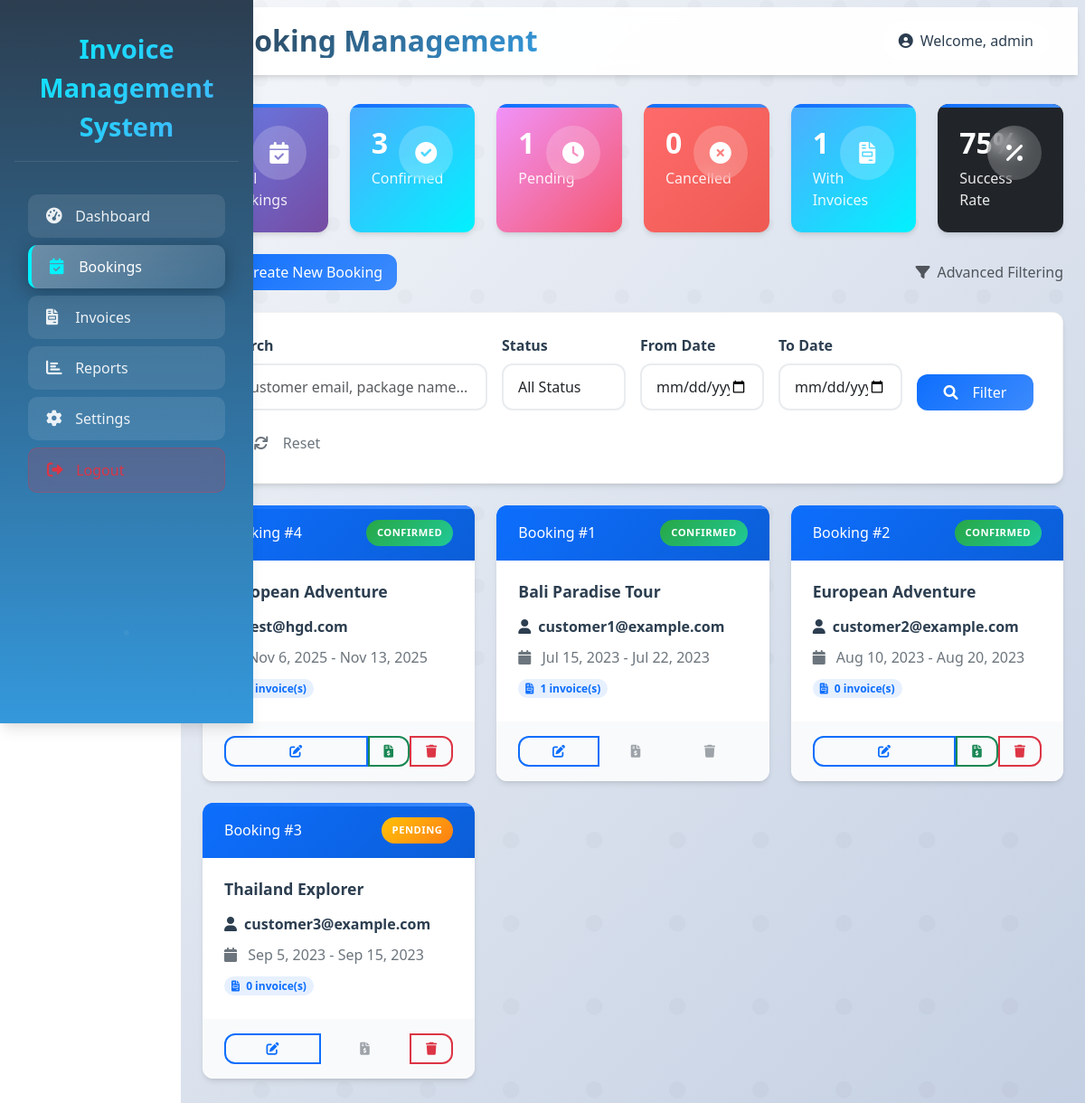
The page /bookings.php (signed in) on the database its author committed.
### tables this page shows
CREATE TABLE `booking` (
  `booking_id` int(11) NOT NULL,
  `user_email` varchar(100) NOT NULL,
  `package_id` int(11) NOT NULL,
  `package_name` varchar(255) NOT NULL,
  `from_date` date NOT NULL,
  `to_date` date NOT NULL,
  `status` enum('pending','confirmed','cancelled') DEFAULT 'pending',
  `created_at` timestamp NOT NULL DEFAULT current_timestamp()
);

### config.php (called while the page is built, shortened)
<?php
function isAdmin() {
    return isset($_SESSION['role']) && $_SESSION['role'] === 'admin';
}
?>

### bookings.php (the view, shortened to what this page needs)
<?php
require_once 'config.php';
$params = [];
$where_sql = '';
$bookings = $pdo->prepare("
    SELECT b.*,
           (SELECT COUNT(*) FROM invoice i WHERE i.booking_id = b.booking_id) as invoice_count
    FROM booking b
    $where_sql
    ORDER BY b.created_at DESC
");
$bookings->execute($params);
$bookings = $bookings->fetchAll(PDO::FETCH_ASSOC);
$total_bookings = count($bookings);
$confirmed_bookings = count(array_filter($bookings, function($booking) { return $booking['status'] == 'confirmed'; }));
$pending_bookings = count(array_filter($bookings, function($booking) { return $booking['status'] == 'pending'; }));
$cancelled_bookings = count(array_filter($bookings, function($booking) { return $booking['status'] == 'cancelled'; }));
$bookings_with_invoices = count(array_filter($bookings, function($booking) { return $booking['invoice_count'] > 0; }));
?>
<!DOCTYPE html>
<html lang="en">
<head>
    <link href="https://cdn.jsdelivr.net/npm/bootstrap@5.3.0/dist/css/bootstrap.min.css" rel="stylesheet">
    <link href="https://cdnjs.cloudflare.com/ajax/libs/font-awesome/6.0.0/css/all.min.css" rel="stylesheet">
</head>
<body>
    <div class="container-fluid">
        <div class="row">
            <div class="col-md-3 col-lg-2 sidebar p-0">
                <div class="d-flex flex-column p-3">
                    <div class="brand-logo"><?php echo APP_NAME; ?></div>
                    <ul class="nav nav-pills flex-column">
                        <li class="nav-item">
                            <a href="dashboard.php" class="nav-link">
                                <i class="fas fa-tachometer-alt me-2"></i> Dashboard
                            </a>
                        </li>
                        <li class="nav-item">
                            <a href="bookings.php" class="nav-link active">
                                <i class="fas fa-calendar-check me-2"></i> Bookings
                            </a>
                        </li>
                        <li class="nav-item">
                            <a href="invoices.php" class="nav-link">
                                <i class="fas fa-file-invoice me-2"></i> Invoices
                            </a>
                        </li>
                        <li class="nav-item">
                            <a href="reports.php" class="nav-link">
                                <i class="fas fa-chart-bar me-2"></i> Reports
                            </a>
                        </li>
                        <?php if (isAdmin()): ?>
                        <li class="nav-item">
                            <a href="settings.php" class="nav-link">
                                <i class="fas fa-cog me-2"></i> Settings
                            </a>
                        </li>
                        <?php endif; ?>
                        <li class="nav-item">
                            <a href="logout.php" class="nav-link text-danger">
                                <i class="fas fa-sign-out-alt me-2"></i> Logout
                            </a>
                        </li>
                    </ul>
                </div>
            </div>
            <div class="col-md-9 col-lg-10 ms-sm-auto px-4 py-4 main-content">
                <div class="page-header">
                    <div class="d-flex justify-content-between align-items-center">
                        <h2 class="fade-in-up">Booking Management</h2>
                        <div class="user-welcome slide-in-right">
                            <i class="fas fa-user-circle me-2"></i>Welcome, <?php echo $_SESSION['username']; ?>
                        </div>
                    </div>
                </div>
                <div class="row mb-4 fade-in-up">
                    <div class="col-md-2">
                        <div class="card stat-card bg-primary text-white">
                            <div class="card-body">
                                <div class="icon-container">
                                    <i class="fas fa-calendar-check"></i>
                                </div>
                                <h4><?php echo $total_bookings; ?></h4>
                                <p>Total Bookings</p>
                            </div>
                        </div>
                    </div>
                    <div class="col-md-2">
                        <div class="card stat-card bg-success text-white">
                            <div class="card-body">
                                <div class="icon-container">
                                    <i class="fas fa-check-circle"></i>
                                </div>
                                <h4><?php echo $confirmed_bookings; ?></h4>
                                <p>Confirmed</p>
                            </div>
                        </div>
                    </div>
                    <div class="col-md-2">
                        <div class="card stat-card bg-warning text-white">
                            <div class="card-body">
                                <div class="icon-container">
                                    <i class="fas fa-clock"></i>
                                </div>
                                <h4><?php echo $pending_bookings; ?></h4>
                                <p>Pending</p>
                            </div>
                        </div>
                    </div>
                    <div class="col-md-2">
                        <div class="card stat-card bg-danger text-white">
                            <div class="card-body">
                                <div class="icon-container">
                                    <i class="fas fa-times-circle"></i>
                                </div>
                                <h4><?php echo $cancelled_bookings; ?></h4>
                                <p>Cancelled</p>
                            </div>
                        </div>
                    </div>
                    <div class="col-md-2">
                        <div class="card stat-card bg-info text-white">
                            <div class="card-body">
                                <div class="icon-container">
                                    <i class="fas fa-file-invoice"></i>
                                </div>
                                <h4><?php echo $bookings_with_invoices; ?></h4>
                                <p>With Invoices</p>
                            </div>
                        </div>
                    </div>
                    <div class="col-md-2">
                        <div class="card stat-card bg-dark text-white">
                            <div class="card-body">
                                <div class="icon-container">
                                    <i class="fas fa-percentage"></i>
                                </div>
                                <h4><?php echo $total_bookings > 0 ? round(($confirmed_bookings / $total_bookings) * 100) : 0; ?>%</h4>
                                <p>Success Rate</p>
                            </div>
                        </div>
                    </div>
                </div>
                <div class="d-flex justify-content-between align-items-center mb-4 fade-in-up">
                    <div>
                        <button class="btn btn-primary" data-bs-toggle="modal" data-bs-target="#bookingModal">
                            <i class="fas fa-plus me-2"></i> Create New Booking
                        </button>
                    </div>
                    <div class="text-muted">
                        <i class="fas fa-filter me-2"></i>Advanced Filtering
                    </div>
                </div>
                <div class="filter-card fade-in-up">
                    <form method="GET" class="row g-3">
                        <div class="col-md-4">
                            <label class="form-label">Search</label>
                            <input type="text" class="form-control" name="search" placeholder="Customer email, package name..." value="<?php echo $_GET['search'] ?? ''; ?>">
                        </div>
                        <div class="col-md-2">
                            <label class="form-label">Status</label>
                            <select class="form-select" name="status">
                                <option value="">All Status</option>
                            </select>
                        </div>
                        <div class="col-md-2">
                            <label class="form-label">From Date</label>
                            <input type="date" class="form-control" name="from_date" value="<?php echo $_GET['from_date'] ?? ''; ?>">
                        </div>
                        <div class="col-md-2">
                            <label class="form-label">To Date</label>
                            <input type="date" class="form-control" name="to_date" value="<?php echo $_GET['to_date'] ?? ''; ?>">
                        </div>
                        <div class="col-md-2 d-flex align-items-end">
                            <button type="submit" class="btn btn-primary me-2 w-100">
                                <i class="fas fa-search me-2"></i> Filter
                            </button>
                        </div>
                        <div class="col-md-2 d-flex align-items-end">
                            <a href="bookings.php" class="btn btn-outline-secondary w-100">
                                <i class="fas fa-refresh me-2"></i> Reset
                            </a>
                        </div>
                    </form>
                </div>
                <div class="row fade-in-up">
                    <?php if (empty($bookings)): ?>
                        <div class="col-12">
                            <div class="empty-state">
                                <i class="fas fa-calendar-times"></i>
                                <h5>No Bookings Found</h5>
                                <p>Create your first booking to get started</p>
                                <button class="btn btn-primary mt-3" data-bs-toggle="modal" data-bs-target="#bookingModal">
                                    <i class="fas fa-plus me-2"></i> Create Booking
                                </button>
                            </div>
                        </div>
                    <?php else: ?>
                        <?php foreach ($bookings as $booking): ?>
                        <div class="col-md-6 col-lg-4 mb-4">
                            <div class="card booking-card h-100">
                                <div class="card-header d-flex justify-content-between align-items-center">
                                    <h6 class="mb-0">Booking #<?php echo $booking['booking_id']; ?></h6>
                                    <span class="status-badge badge-<?php echo $booking['status']; ?>">
                                        <?php echo ucfirst($booking['status']); ?>
                                    </span>
                                </div>
                                <div class="card-body">
                                    <h6 class="card-title"><?php echo $booking['package_name']; ?></h6>
                                    <div class="booking-info">
                                        <div class="booking-email">
                                            <i class="fas fa-user me-2"></i><?php echo $booking['user_email']; ?>
                                        </div>
                                        <div class="booking-dates mt-2">
                                            <i class="fas fa-calendar me-2"></i>
                                            <?php echo date('M j, Y', strtotime($booking['from_date'])); ?> -
                                            <?php echo date('M j, Y', strtotime($booking['to_date'])); ?>
                                        </div>
                                        <div class="mt-2">
                                            <span class="invoice-count">
                                                <i class="fas fa-file-invoice me-1"></i>
                                                <?php echo $booking['invoice_count']; ?> invoice(s)
                                            </span>
                                        </div>
                                    </div>
                                </div>
                                <div class="card-footer">
                                    <div class="btn-group w-100">
                                        <button class="btn btn-outline-primary btn-sm edit-booking"
                                                data-booking='<?php echo htmlspecialchars(json_encode($booking), ENT_QUOTES, 'UTF-8'); ?>'
                                                title="Edit Booking">
                                            <i class="fas fa-edit"></i>
                                        </button>
                                        <?php if ($booking['status'] === 'confirmed' && $booking['invoice_count'] == 0): ?>
                                        <form method="POST" class="d-inline">
                                            <button type="submit" class="btn btn-outline-success btn-sm" title="Create Invoice">
                                                <i class="fas fa-file-invoice-dollar"></i>
                                            </button>
                                        </form>
                                        <?php else: ?>
                                        <button class="btn btn-outline-secondary btn-sm" disabled title="Create Invoice">
                                            <i class="fas fa-file-invoice-dollar"></i>
                                        </button>
                                        <?php endif; ?>
                                        <?php if ($booking['invoice_count'] == 0): ?>
                                        <form method="POST" class="d-inline" onsubmit="return confirm('Are you sure you want to delete this booking? This action cannot be undone.');">
                                            <button type="submit" class="btn btn-outline-danger btn-sm" title="Delete Booking">
                                                <i class="fas fa-trash"></i>
                                            </button>
                                        </form>
                                        <?php else: ?>
                                        <button class="btn btn-outline-secondary btn-sm" disabled title="Cannot delete - has invoices">
                                            <i class="fas fa-trash"></i>
                                        </button>
                                        <?php endif; ?>
                                    </div>
                                </div>
                            </div>
                        </div>
                        <?php endforeach; ?>
                    <?php endif; ?>
                </div>
            </div>
        </div>
    </div>
</body>
</html>

### rows shown on the page
booking: booking_id "4", status "CONFIRMED", package_name "European Adventure", user_email "test@hgd.com", from_date "Nov 6, 2025", to_date "Nov 13, 2025"
booking: booking_id "1", status "CONFIRMED", package_name "Bali Paradise Tour", user_email "customer1@example.com", from_date "Jul 15, 2023", to_date "Jul 22, 2023", invoice_count "1"
booking: booking_id "2", status "CONFIRMED", package_name "European Adventure", user_email "customer2@example.com", from_date "Aug 10, 2023", to_date "Aug 20, 2023", invoice_count "0"
booking: booking_id "3", status "PENDING", package_name "Thailand Explorer", user_email "customer3@example.com", from_date "Sep 5, 2023", to_date "Sep 15, 2023", invoice_count "0"

### other values the page prints
APP_NAME "Invoice Management System"
$_SESSION['username'] "admin"
$confirmed_bookings "3"
$pending_bookings "1"
$cancelled_bookings "0"
$bookings_with_invoices "1"
